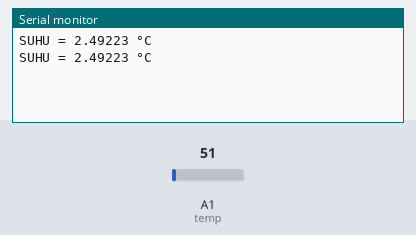
The sketch below on a simulated Arduino Uno, built with avr-gcc and run on an emulated ATmega328P. Parts: the last lines printed to the serial monitor. The test bench sets the inputs (shaded band); at power-on: A1 (temp) = 51.

Above: at 1.8 s.
1.9 s: A1 (temp) set to 61
At 2.8 s:
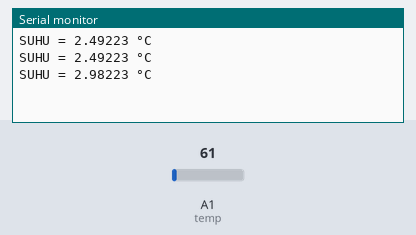
3.4 s: A1 (temp) set to 71
At 4.4 s:
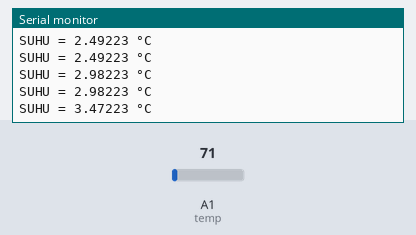
Timing chart, 0 to 6.4 s (numbered marks = the images above; inputs shaded):
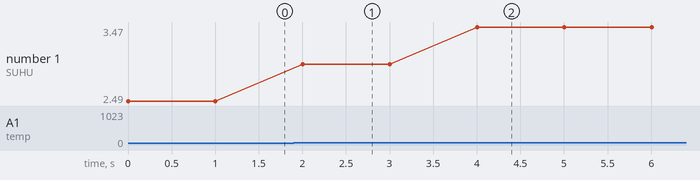

Measured:
- after the input at 1.9 s, the serial monitor: prints a new line after 0.10 s (image 1)
- after the input at 3.4 s, the serial monitor: prints a new line after 0.60 s (image 2)
- plotted number 1: 2.49 → 2.98 after the input at 1.9 s, 2.98 → 3.47 after the input at 3.4 s

The sketch:

sensor_suhu.ino
```cpp
float suhu;
int temp =A1;
void setup() {
  // Memulai komunikasi serial dengan kecepatan 9600 bps
  Serial.begin(9600);

}

void loop() {
  suhu = analogRead(temp);
  suhu = (500.0*suhu)/1024.0;
  suhu = suhu/10;

  // Menampilkan suhu pada serial monitor
  Serial.print("SUHU = ");
  Serial.print(suhu);
  Serial.print(223);
  Serial.println(" °C");
  Serial.println();

  // Memberi jeda selama 1 detik
  delay(1000);
}
```
